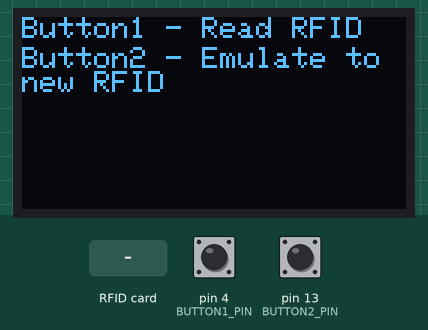
Bench run of a sketch on a simulated Arduino Uno, built for the host (arithmetic inside an expression is 32-bit, double 64-bit). Parts: 128×64 one-colour display. Inputs (shaded band) come from the test bench; at power-on: pin 4 (BUTTON1_PIN) HIGH, pin 13 (BUTTON2_PIN) HIGH.

Above: at 3.3 s.
3.4 s: pin 4 (BUTTON1_PIN) pulled LOW for 0.15 s
At 4.1 s:
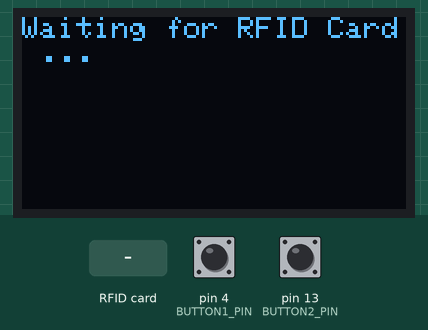
5.0 s: RFID card 5E 7A 19 C4 held to the reader
At 5.5 s:
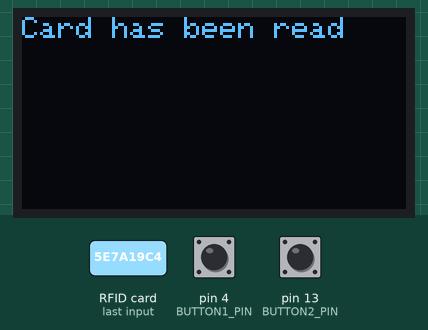
8.0 s: pin 13 (BUTTON2_PIN) pulled LOW for 0.15 s
At 8.9 s:
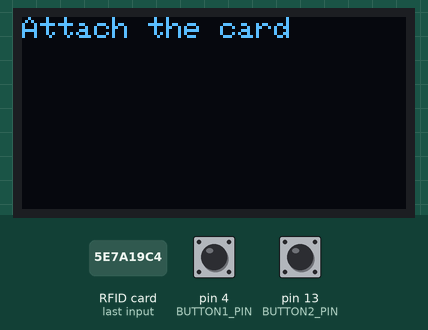
9.6 s: RFID card 5E 7A 19 C4 held to the reader
At 10.4 s:
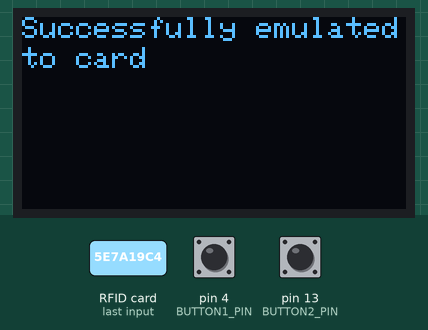
12.6 s: pin 4 (BUTTON1_PIN) pulled LOW for 1 s
At 13.5 s:
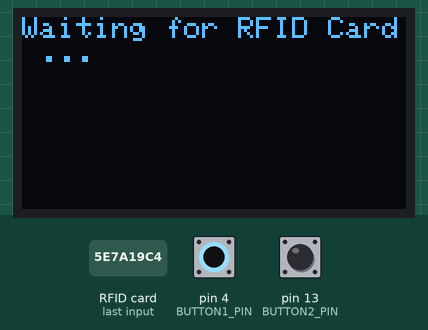
Timing chart, 0 to 15.6 s (numbered marks = the images above; inputs shaded):
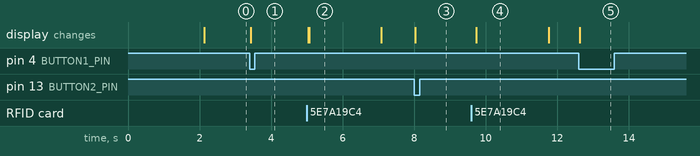

The sketch:

DONK-RFID-OLED.ino
```cpp
#include <Wire.h>
#include <Adafruit_GFX.h>
#include <Adafruit_SSD1306.h>
#include <SPI.h>
#include <MFRC522.h>

#define SCREEN_WIDTH 128
#define SCREEN_HEIGHT 64
#define OLED_RESET    -1
Adafruit_SSD1306 display(SCREEN_WIDTH, SCREEN_HEIGHT, &Wire, OLED_RESET);

#define RST_PIN         15
#define SS_PIN          5
MFRC522 rfid(SS_PIN, RST_PIN);

#define BUTTON1_PIN 4
#define BUTTON2_PIN 13

byte readCard[16]; // Assuming card data length is 16 bytes
bool cardRead = false;
bool button1State = false;
bool button2State = false;
unsigned long lastButtonPress1 = 0;
unsigned long lastButtonPress2 = 0;
const unsigned long debounceDelay = 50; // Debounce delay in milliseconds

void setup() {
  pinMode(BUTTON1_PIN, INPUT_PULLUP);
  pinMode(BUTTON2_PIN, INPUT_PULLUP);

  Serial.begin(115200);
  SPI.begin(18, 19, 23, 5);
  rfid.PCD_Init();

  if (!display.begin(SSD1306_SWITCHCAPVCC, 0x3C)) {
    Serial.println(F("SSD1306 allocation failed"));
    for (;;);
  }

  display.clearDisplay();
  display.setTextSize(1);
  display.setTextColor(SSD1306_WHITE);
  display.setCursor(0, 0);
  display.print("RFID Copy");
  display.setCursor(0, 10);
  display.print("/Emulator");
  display.display();

  delay(2000);

  display.clearDisplay();
  display.setCursor(0, 0);
  display.print("Button1 - Read RFID");
  display.setCursor(0, 10);
  display.print("Button2 - Emulate to new RFID");
  display.display();
}

void loop() {
  bool readingButton1 = digitalRead(BUTTON1_PIN) == LOW;
  bool readingButton2 = digitalRead(BUTTON2_PIN) == LOW;

  if (readingButton1 && !button1State && (millis() - lastButtonPress1 > debounceDelay)) {
    lastButtonPress1 = millis();
    button1State = true;
    handleButton1();
  } else if (!readingButton1) {
    button1State = false;
  }

  if (readingButton2 && !button2State && (millis() - lastButtonPress2 > debounceDelay)) {
    lastButtonPress2 = millis();
    button2State = true;
    handleButton2();
  } else if (!readingButton2) {
    button2State = false;
  }
}

void handleButton1() {
  display.clearDisplay();
  display.setCursor(0, 0);
  display.print("Waiting for RFID Card ...");
  display.display();

  while (!rfid.PICC_IsNewCardPresent() || !rfid.PICC_ReadCardSerial()) {
    // Wait for an RFID card to be present
  }

  display.setCursor(0, 10);
  display.print("Detected Card !");
  display.display();

  // Read card data
  for (byte i = 0; i < 16; i++) {
    readCard[i] = rfid.uid.uidByte[i % rfid.uid.size];
  }
  cardRead = true;

  display.clearDisplay();
  display.setCursor(0, 0);
  display.print("Card has been read");
  display.display();

  delay(2000);

  display.clearDisplay();
  display.setCursor(0, 0);
  display.print("Button1 - Read RFID");
  display.setCursor(0, 10);
  display.print("Button2 - Emulate to new RFID");
  display.display();
}

void handleButton2() {
  if (!cardRead) {
    display.clearDisplay();
    display.setCursor(0, 0);
    display.print("No card data to emulate");
    display.display();
    delay(2000);
    return;
  }

  display.clearDisplay();
  display.setCursor(0, 0);
  display.print("Attach the card");
  display.display();

  while (!rfid.PICC_IsNewCardPresent() || !rfid.PICC_ReadCardSerial()) {
    // Wait for an RFID card to be present
  }

  // Attempt to clear each block in the card
  bool success = clearCard();

  if (success) {
    // Write new data to the card
    success = writeCard();
  }

  display.clearDisplay();
  if (success) {
    display.setCursor(0, 0);
    display.print("Successfully emulated");
    display.setCursor(0, 10);
    display.print("to card");
  } else {
    display.setCursor(0, 0);
    display.print("Emulating failed!");
  }
  display.display();

  delay(2000);

  display.clearDisplay();
  display.setCursor(0, 0);
  display.print("Button1 - Read RFID");
  display.setCursor(0, 10);
  display.print("Button2 - Emulate to new RFID");
  display.display();
}

bool clearCard() {
  byte sector;
  byte blockAddr;
  MFRC522::StatusCode status;
  MFRC522::MIFARE_Key key;

  // Use default key
  for (byte i = 0; i < 6; i++) {
    key.keyByte[i] = 0xFF;
  }

  for (sector = 0; sector < 16; sector++) {
    if (!authSector(sector, &key)) {
      return false;
    }
    for (byte block = 0; block < 4; block++) {
      byte buffer[16] = {0}; // Buffer to hold the data
      status = rfid.MIFARE_Write(sector * 4 + block, buffer, 16);
      if (status != MFRC522::STATUS_OK) {
        return false;
      }
    }
  }
  return true;
}

bool writeCard() {
  byte sector;
  byte blockAddr;
  MFRC522::StatusCode status;
  MFRC522::MIFARE_Key key;

  // Use default key
  for (byte i = 0; i < 6; i++) {
    key.keyByte[i] = 0xFF;
  }

  for (sector = 0; sector < 16; sector++) {
    if (!authSector(sector, &key)) {
      return false;
    }
    for (byte block = 0; block < 4; block++) {
      byte buffer[16] = {0}; // Assuming the readCard data fits into a 16-byte block
      memcpy(buffer, &readCard[0], 16); // Copy the data to buffer
      status = rfid.MIFARE_Write(sector * 4 + block, buffer, 16);
      if (status != MFRC522::STATUS_OK) {
        return false;
      }
    }
  }
  return true;
}

bool authSector(byte sector, MFRC522::MIFARE_Key *key) {
  MFRC522::StatusCode status;
  status = rfid.PCD_Authenticate(MFRC522::PICC_CMD_MF_AUTH_KEY_A, sector * 4, key, &rfid.uid);
  if (status != MFRC522::STATUS_OK) {
    return false;
  }
  return true;
}
```

Measured:
- after the input at 3.4 s, the display: changes at once (image 1)
- after the input at 5.0 s, the display: first changes at once (image 2 shows a later state)
- after the input at 8.0 s, the display: changes at once (image 3)
- after the input at 9.6 s, the display: changes after 0.13 s (image 4)
- after the input at 12.6 s, the display: changes at once (image 5)
- what the display in image 2 shows lasts 2.0 s, from 5.1 s to 7.1 s
